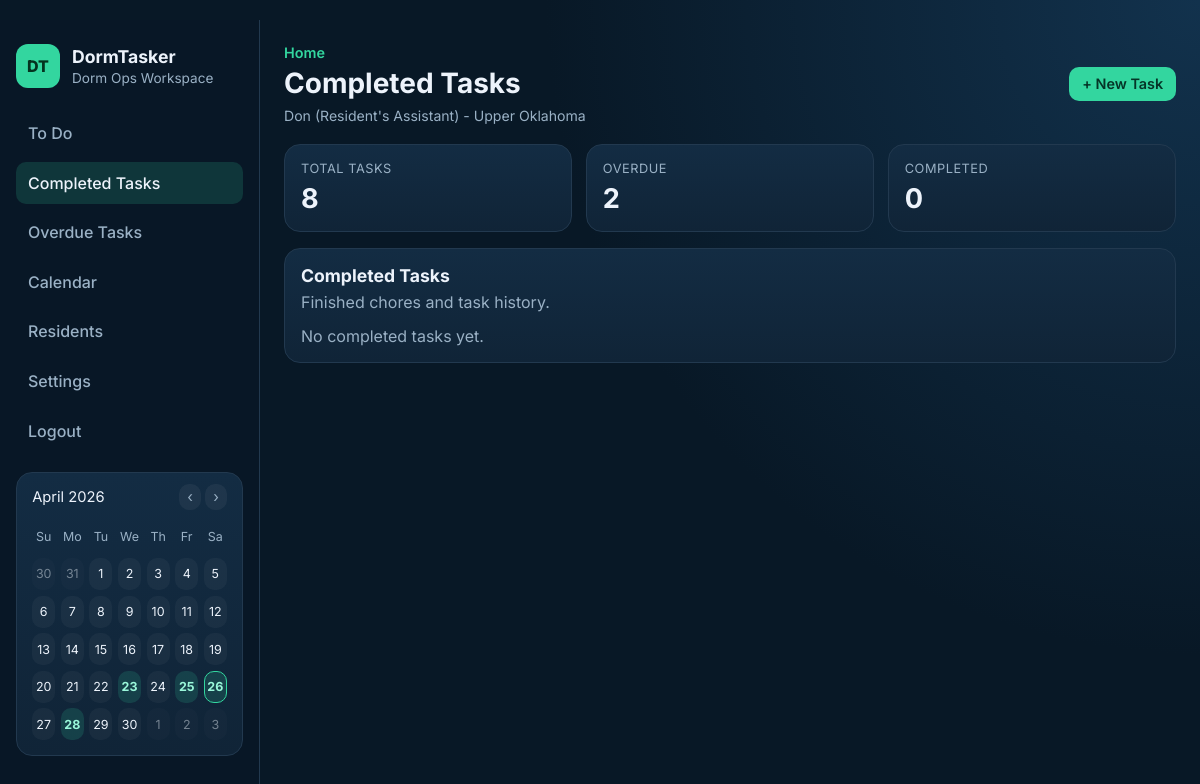
Before: /tasks/completed (signed in) with the older database file.
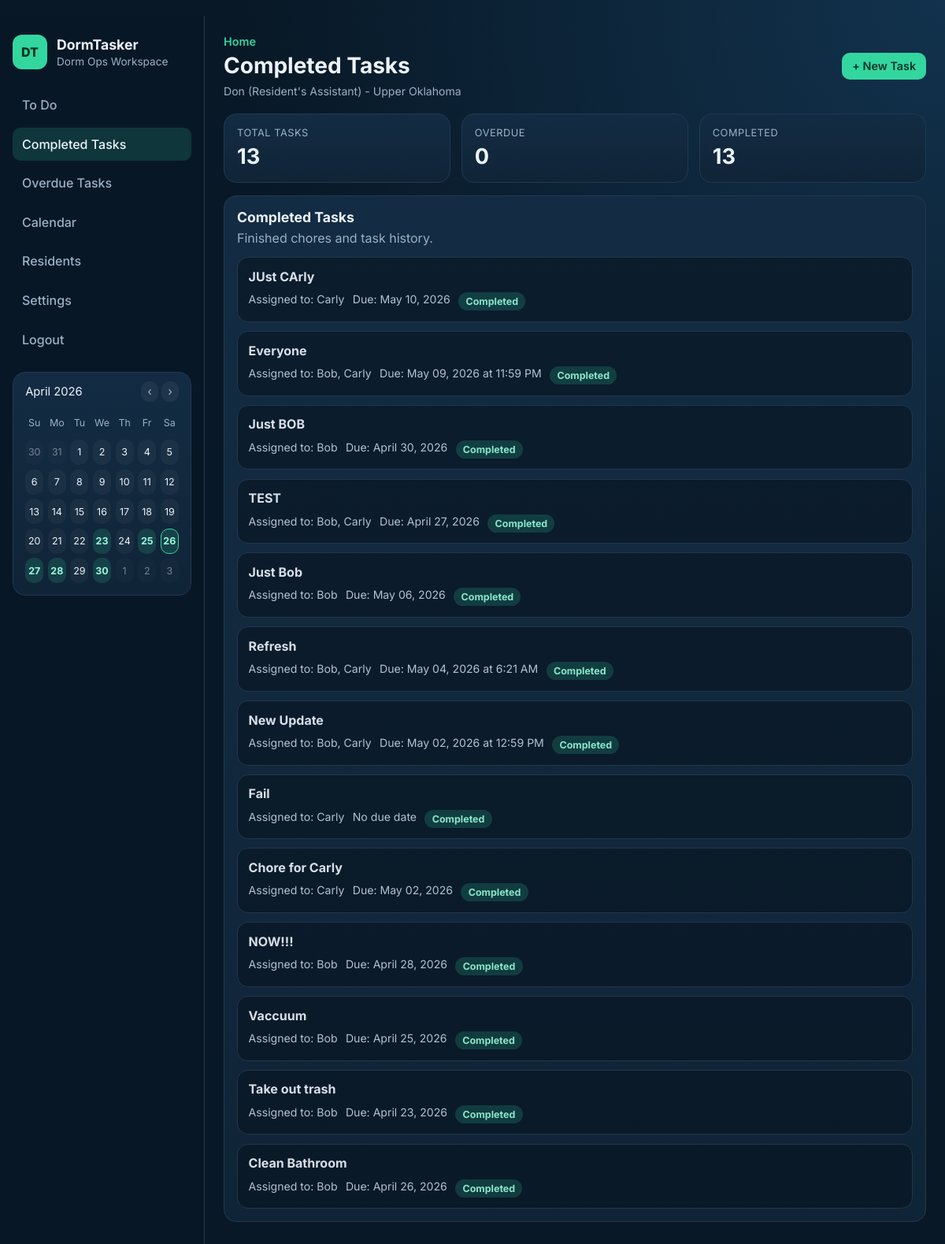
After: the same page with the newer database file.
### tables this page shows
CREATE TABLE chores (
            id INTEGER PRIMARY KEY AUTOINCREMENT,
            title TEXT NOT NULL,
            description TEXT,
            due_date TEXT,
            status TEXT
        , room_id INTEGER, created_by INTEGER, due_time TEXT);

### app.py (the view)
@app.route("/tasks/completed")
@login_required
def completed_tasks():
    context = _fetch_dashboard_context()
    section = "completed"
    return render_template(
        "dashboard.html",
        page_title="Completed Tasks",
        section=section,
        **context,
    )

### app.py (called while the page is built)
def _format_user_role(role):
    return "Resident's Assistant" if role == "RA" else role

@app.before_request
def load_current_user():
    user_id = session.get("user_id")
    g.current_user = get_user_by_id(user_id) if user_id else None

@app.context_processor
def inject_current_user():
    current_user = g.get("current_user")
    if current_user:
        if current_user["role"] == "RA":
            chore_list = service.get_chores(room_id=current_user["room_id"])
        else:
            chore_list = service.get_resident_chores(current_user["id"], room_id=current_user["room_id"])
        calendar_data = _calendar_context(chore_list)
    else:
        calendar_data = {}
    return {
        "current_user": current_user,
        "current_path": request.path,
        "current_user_role_text": _format_user_role(current_user["role"]) if current_user else None,
        **calendar_data,
    }

### auth.py (called while the page is built)
def login_required(func):
    @wraps(func)
    def wrapper(*args, **kwargs):
        if not session.get("user_id"):
            flash("Please log in to continue.", "error")
            return redirect(url_for("login"))
        return func(*args, **kwargs)
    return wrapper

### templates/dashboard.html (shortened to what the changed rows need)
﻿{% extends "base.html" %}
{% block page_title %}{{ page_title or 'Task Dashboard' }}{% endblock %}
{% block content %}
    <section class="dashboard-grid">
        <article class="stat-card">
            <p class="stat-label">Total Tasks</p>
            <h3>{{ all_chores | length }}</h3>
        </article>
        <article class="stat-card">
            <p class="stat-label">Overdue</p>
            <h3>{{ overdue_count }}</h3>
        </article>
        <article class="stat-card">
            <p class="stat-label">Completed</p>
            <h3>{{ all_chores | selectattr('status', 'equalto', 'Completed') | list | length }}</h3>
        </article>
    </section>
    {% if section == 'assigned' %}
        <section class="card-panel">
            <div class="panel-head">
                <h3>{% if user_role == 'RA' %}Assigned Tasks{% else %}My Tasks{% endif %}</h3>
                <p>{% if user_role == 'RA' %}Active work for dorm residents.{% else %}Your active chores in this room.{% endif %}</p>
            </div>
            {% set section_tasks = all_chores | rejectattr('status', 'equalto', 'Completed') | list %}
            {% if section_tasks %}
                <div class="task-list">
                    {% for chore in section_tasks %}
                        <article class="task-item">
                            <div class="task-main">
                                <h4>{{ chore.title }}</h4>
                                <p>{{ chore.description or 'No details provided.' }}</p>
                                <div class="meta-row">
                                    <span>Assigned to: {{ chore.assigned_names or 'Unassigned' }}</span>
                                    <span>{{ chore.display_due }}</span>
                                    <span class="badge badge-{{ chore.status | lower }}">{{ chore.status }}</span>
                                </div>
                            </div>
                            <div class="task-actions">
                                {% if user_role == 'RA' %}
                                    <a class="btn btn-soft" href="{{ url_for('edit_chore', chore_id=chore.id) }}">Edit</a>
                                {% endif %}
                                <form method="post" action="{{ url_for('complete_chore', chore_id=chore.id) }}">
                                    <button class="btn btn-primary" type="submit">Complete</button>
                                </form>
                                {% if user_role == 'RA' %}
                                    <form method="post" action="{{ url_for('delete_chore', chore_id=chore.id) }}">
                                        <button class="btn btn-danger" type="submit">Delete</button>
                                    </form>
                                {% endif %}
                            </div>
                        </article>
                    {% endfor %}
                </div>
            {% else %}
                <p class="empty-state">No active tasks yet.</p>
            {% endif %}
        </section>
    {% elif section == 'completed' %}
        <section class="card-panel">
            <div class="panel-head">
                <h3>Completed Tasks</h3>
                <p>Finished chores and task history.</p>
            </div>
            {% set section_tasks = all_chores | selectattr('status', 'equalto', 'Completed') | list %}
            {% if section_tasks %}
                <div class="task-list">
                    {% for chore in section_tasks %}
                        <article class="task-item task-item-complete">
                            <div class="task-main">
                                <h4>{{ chore.title }}</h4>
                                <div class="meta-row">
                                    <span>Assigned to: {{ chore.assigned_names or 'Unassigned' }}</span>
                                    <span>{{ chore.display_due }}</span>
                                    <span class="badge badge-completed">Completed</span>
                                </div>
                            </div>
                        </article>
                    {% endfor %}
                </div>
            {% else %}
                <p class="empty-state">No completed tasks yet.</p>
            {% endif %}
        </section>
    {% endif %}
{% endblock %}

### templates/base.html (shortened to what the changed rows need)
<!DOCTYPE html>
<html lang="en">
<head>
    <link rel="stylesheet" href="{{ url_for('static', filename='style.css') }}">
</head>
<body>
    <div class="app-shell">
        <aside class="sidebar">
            <div class="brand">
                <div>
                    <h1>DormTasker</h1>
                </div>
            </div>
            {% if current_user %}
                <section class="sidebar-card sidebar-calendar">
                    <div class="calendar-grid">
                        {% for day in calendar_weekdays %}
                            <span class="calendar-weekday">{{ day }}</span>
                        {% endfor %}
                        {% for cell in calendar_cells %}
                            <span class="calendar-cell{% if cell.month != calendar_month or cell.year != calendar_year %} calendar-muted{% endif %}{% if cell.day in calendar_due_days and cell.month == calendar_month and cell.year == calendar_year %} calendar-has-event{% endif %}{% if cell == calendar_current_date %} calendar-today{% endif %}">{{ cell.day }}</span>
                        {% endfor %}
                    </div>
                </section>
            {% endif %}
        </aside>
        <div class="main-panel">
            <header class="topbar">
                <div>
                    <h2 class="topbar-title">{% block page_title %}{{ page_title or 'Dashboard' }}{% endblock %}</h2>
                </div>
            </header>
            <main class="content">
                {% block content %}{% endblock %}
            </main>
        </div>
    </div>
</body>
</html>

Changed rows visible on the page:
added chores: title "JUst CArly", assigned_names "Carly", display_due "Due: May 10, 2026"
added chores: title "Everyone", assigned_names "Bob, Carly", display_due "Due: May 09, 2026 at 11:59 PM"
added chores: title "Just BOB", assigned_names "Bob", display_due "Due: April 30, 2026"
added chores: title "TEST", assigned_names "Bob, Carly", display_due "Due: April 27, 2026"
added chores: title "Just Bob", assigned_names "Bob", display_due "Due: May 06, 2026"
added chores: title "Refresh", assigned_names "Bob, Carly", display_due "Due: May 04, 2026 at 6:21 AM"
now on this page (row unchanged): chores: title "New Update", assigned_names "Bob, Carly", display_due "Due: May 02, 2026 at 12:59 PM"
now on this page (row unchanged): chores: title "Fail", assigned_names "Carly", display_due "No due date"
now on this page (row unchanged): chores: title "Chore for Carly", assigned_names "Carly", display_due "Due: May 02, 2026"
now on this page (row unchanged): chores: title "NOW!!!", assigned_names "Bob", display_due "Due: April 28, 2026"
now on this page (row unchanged): chores: title "Vaccuum", assigned_names "Bob", display_due "Due: April 25, 2026"
now on this page (row unchanged): chores: title "Take out trash", assigned_names "Bob", display_due "Due: April 23, 2026"
now on this page (row unchanged): chores: title "Clean Bathroom", assigned_names "Bob", display_due "Due: April 26, 2026"
Other visible differences:
{{ all_chores | length }}: "8" → "13"
{{ overdue_count }}: "2" → "0"
text no longer shown: "0 No completed tasks yet."
text now shown: "13"
